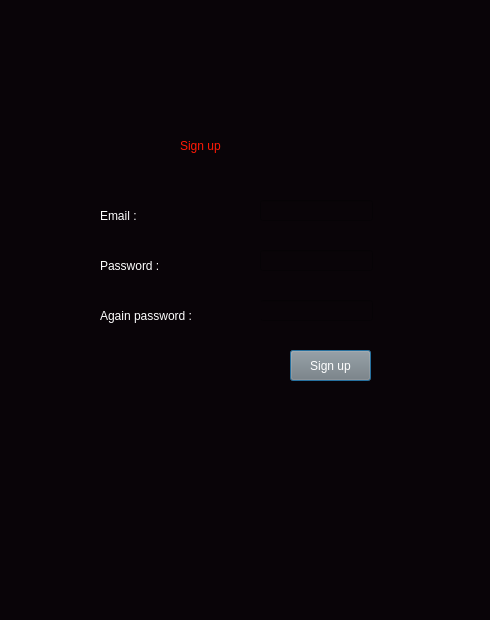
<?xml version="1.0" encoding="UTF-8"?>
<ui version="4.0">
 <class>Dialog</class>
 <widget class="QDialog" name="Dialog">
  <property name="geometry">
   <rect>
    <x>0</x>
    <y>0</y>
    <width>490</width>
    <height>620</height>
   </rect>
  </property>
  <property name="windowTitle">
   <string>Dialog</string>
  </property>
  <property name="styleSheet">
   <string notr="true">background-color: rgb(9, 4, 8);
font: 14pt &quot;MS Shell Dlg 2&quot;;
font: 75 16pt &quot;MS Shell Dlg 2&quot;;</string>
  </property>
  <widget class="QLabel" name="label">
   <property name="geometry">
    <rect>
     <x>180</x>
     <y>120</y>
     <width>111</width>
     <height>51</height>
    </rect>
   </property>
   <property name="styleSheet">
    <string notr="true">color: rgb(255, 25, 5);


font: 12pt &quot;Rockwell&quot;;</string>
   </property>
   <property name="text">
    <string>Sign up</string>
   </property>
  </widget>
  <widget class="QLabel" name="label_2">
   <property name="geometry">
    <rect>
     <x>100</x>
     <y>200</y>
     <width>61</width>
     <height>31</height>
    </rect>
   </property>
   <property name="styleSheet">
    <string notr="true">color: rgb(255, 255, 255);
font: 10pt &quot;Myanmar Text&quot;;</string>
   </property>
   <property name="text">
    <string>Email :</string>
   </property>
  </widget>
  <widget class="QLineEdit" name="email">
   <property name="geometry">
    <rect>
     <x>260</x>
     <y>200</y>
     <width>113</width>
     <height>21</height>
    </rect>
   </property>
   <property name="styleSheet">
    <string notr="true">color:rgb(255, 255, 255);</string>
   </property>
  </widget>
  <widget class="QLineEdit" name="confirm">
   <property name="geometry">
    <rect>
     <x>260</x>
     <y>300</y>
     <width>113</width>
     <height>21</height>
    </rect>
   </property>
   <property name="styleSheet">
    <string notr="true">color:rgb(255, 255, 255);</string>
   </property>
   <property name="text">
    <string/>
   </property>
  </widget>
  <widget class="QLabel" name="label_3">
   <property name="geometry">
    <rect>
     <x>100</x>
     <y>300</y>
     <width>161</width>
     <height>31</height>
    </rect>
   </property>
   <property name="styleSheet">
    <string notr="true">color: rgb(255, 255, 255);
font: 10pt &quot;Myanmar Text&quot;;</string>
   </property>
   <property name="text">
    <string>Again password :</string>
   </property>
  </widget>
  <widget class="QPushButton" name="signButton">
   <property name="geometry">
    <rect>
     <x>290</x>
     <y>350</y>
     <width>81</width>
     <height>31</height>
    </rect>
   </property>
   <property name="styleSheet">
    <string notr="true">color: rgb(255, 255, 255);
font: 10pt &quot;MS Shell Dlg 2&quot;;
background-color: rgb(125, 125, 125);</string>
   </property>
   <property name="text">
    <string>Sign up</string>
   </property>
  </widget>
  <widget class="QLabel" name="label_5">
   <property name="geometry">
    <rect>
     <x>100</x>
     <y>250</y>
     <width>111</width>
     <height>31</height>
    </rect>
   </property>
   <property name="styleSheet">
    <string notr="true">color: rgb(255, 255, 255);
font: 10pt &quot;Myanmar Text&quot;;</string>
   </property>
   <property name="text">
    <string>Password : </string>
   </property>
  </widget>
  <widget class="QLineEdit" name="password">
   <property name="geometry">
    <rect>
     <x>260</x>
     <y>250</y>
     <width>113</width>
     <height>21</height>
    </rect>
   </property>
   <property name="styleSheet">
    <string notr="true">color:rgb(255, 255, 255);</string>
   </property>
   <property name="text">
    <string/>
   </property>
  </widget>
 </widget>
 <resources/>
 <connections/>
</ui>
